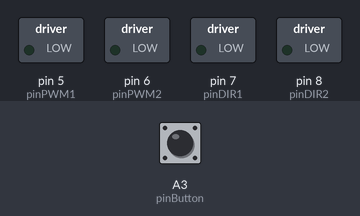
Simulated run of this sketch. Board: Arduino Uno, built with avr-gcc and run on an emulated ATmega328P. Parts: switched loads named in the sketch (green lamp = pin HIGH). The test bench sets the inputs (shaded band); at power-on: A3 (pinButton) HIGH.

Above: at 1.2 s.
1.3 s: A3 (pinButton) pulled LOW for 0.15 s
At 2.7 s:
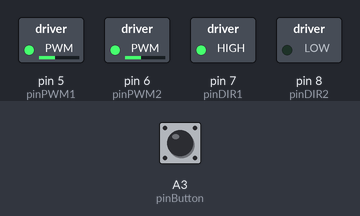
3.0 s: A3 (pinButton) pulled LOW for 1 s
At 5.3 s:
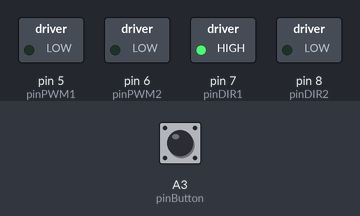
5.6 s: A3 (pinButton) pulled LOW for 3.2 s
At 10.3 s:
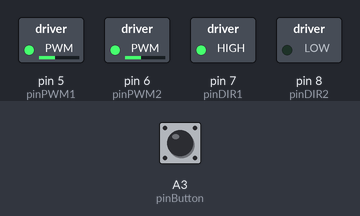
Timing chart, 0 to 11.8 s (numbered marks = the images above; inputs shaded):
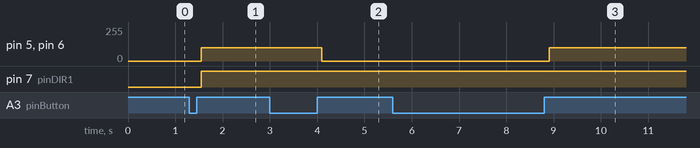

The sketch:

Jellibi-AGV-04-04-MotorBase-GoStop-Button.ino
```cpp
////////////////////  버튼 핀 번호

#define pinButton     A3 // 버턴 핀 번호

////////////////////  모터 1번(왼쪽)과 2번(오른쪽)

#define pinDIR1   7 // 1번(왼쪽)모터 방향 지정용 연결 핀
#define pinPWM1   5 // 1번(왼쪽)모터 속력 지정용 연결 핀

#define pinDIR2   8 // 2번(오른쪽)모터 방향 지정용 연결 핀
#define pinPWM2   6 // 2번(오른쪽)모터 속력 지정용 연결 핀

// 양쪽 모터 성능차이 보정 (성능이 좋은 쪽의 비율을 줄여서 맞춤)
// 아래 비율은 왼쪽 모터의 성능이 약간 떨어지는 경우 조정값임
float Power1Ratio = 1.00; // 왼쪽 모터 속도 보정비율 (최대= 1.0)
float Power2Ratio = 1.00; // 오른쪽 모터 속도 보정비율 (최대= 1.0)

////////////////////  모터 회전 동작

#define FORWARD   0 // 전진 방향
#define BAKWARD   1 // 후진 방향

void  drive(int dir1, int power1, int dir2, int power2)
{
  boolean dirHighLow1, dirHighLow2;
  int     adjPower1, adjPower2;

  if(dir1 == FORWARD)  // 1번(왼쪽)모터 방향
    dirHighLow1 = HIGH;
  else // BACKWARD
    dirHighLow1 = LOW;

  adjPower1 = power1 * Power1Ratio; // 왼쪽모터 성능 조정

  if(dir2 == FORWARD)  // 2번(오른쪽)모터
    dirHighLow2 = LOW;
  else // BACKWARD
    dirHighLow2 = HIGH;

  adjPower2 = power2 * Power2Ratio; // 오른쪽모터 성능 조정

  digitalWrite(pinDIR1, dirHighLow1); // 왼쪽모터 회전 방향
  analogWrite(pinPWM1, adjPower1); // 조정된 왼쪽모터 속력

  digitalWrite(pinDIR2, dirHighLow2); // 오른쪽모터 회전 방향
  analogWrite(pinPWM2, adjPower2); // 조정된 오른쪽모터 속력
}

void  Forward(int power)  // 전진
{
  drive(FORWARD, power, FORWARD, power);
}

void  Backward(int power)  // 후진
{
  drive(BAKWARD, power, BAKWARD, power);
}

void  TurnLeft(int power)  // 좌회전
{
  drive(BAKWARD, power, FORWARD, power);
}

void  TurnRight(int power)  // 우회전
{
  drive(FORWARD, power, BAKWARD, power);
}

void Stop()  // 정지
{
  analogWrite(pinPWM1, 0);
  analogWrite(pinPWM2, 0);
}

////////////////////  메인 프로그램 (setup & loop)

void  setup()
{
  // 모터 제어 핀들을 모두 출력용으로 설정
  pinMode( pinDIR1, OUTPUT ); // 1번(왼쪽)모터 방향 핀
  pinMode( pinPWM1, OUTPUT ); // 1번(왼쪽)모터 속력 핀
  pinMode( pinDIR2, OUTPUT ); // 2번(오른쪽)모터 방향 핀
  pinMode( pinPWM2, OUTPUT ); // 2번(오른쪽)모터 속력 핀
}


int Power = 100;  // 기본 속력 (80~ 120 사이가 적당함)

// 주행 상태(이동중 또는 정지) 플래그
bool  IsDriving = false; // 처음에는 정지 (버튼을 눌러 출발)


void  loop()
{
  ////////// 먼저, 버튼 눌림 체크 (버튼이 눌리면 주행 상태 변경)

  if( digitalRead(pinButton) == 0 ) // 버튼이 눌려진 상태이면
  {
    if( IsDriving ) // 만약 현재 주행중 상태이면
    {
      while( digitalRead(pinButton) == 0 ) // 버튼이 올려질 때까지 대기
        delay( 10 );

      IsDriving = false; // 정지 상태로 변경
    }
    else // 만약 현재 정지 상태이면
    {
      while( digitalRead(pinButton) == 0 ) // 버튼이 올려질 때까지 대기
        delay( 10 );

      IsDriving = true; // 주행중 상태로 변경
    }
    delay( 100 ); // 0.1초 지연
  }

  ////////// 주행 상태 플래그에 따라 주행 또는 대기

  if( IsDriving ) // 현재 주행중 상태이면
  {
    Forward( Power );  // 전진
  }
  else // 정지중 상태이면
  {
    Stop();  // 정지
  }

  delay( 100 );  // 0.1초 대기
}
```

Measured:
- after the input at 1.3 s, pin 5 (pinPWM1), pin 6 (pinPWM2): 0/255 → 100/255 after 0.25 s; pin 7 (pinDIR1): LOW → HIGH after 0.25 s
- after the input at 3.0 s, pin 5 (pinPWM1), pin 6 (pinPWM2): 100/255 → 0/255 after 1.1 s
- after the input at 5.6 s, pin 5 (pinPWM1), pin 6 (pinPWM2): 0/255 → 100/255 after 3.3 s
